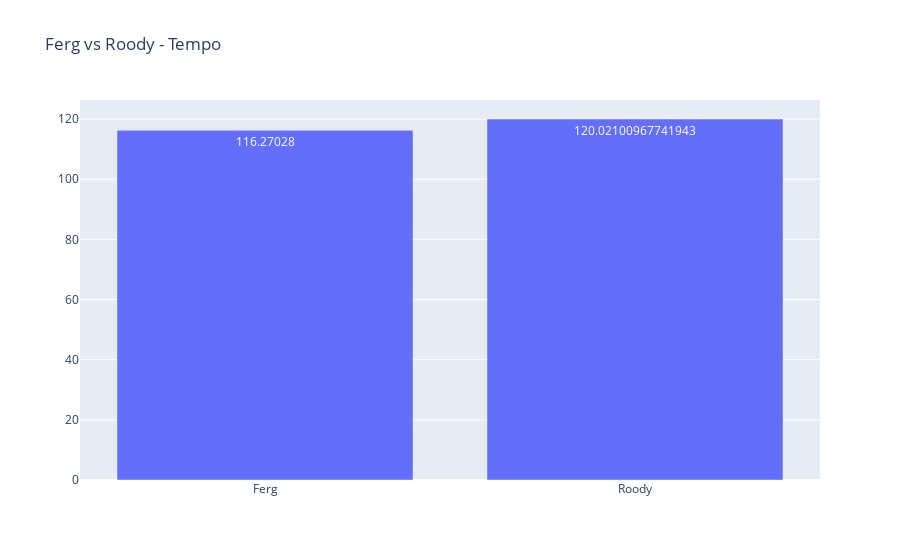

The cell this chart's notebook holds for it:
### Code cell
ferg_tempo = fergie['tempo'].mean()
rr_tempo = roddy_rich['tempo'].mean()
arts = ['Ferg', 'Roody']
fig = go.Figure([go.Bar(x=arts, y=[ferg_tempo,rr_tempo], 
                        text=[ferg_tempo,rr_tempo], textposition='auto')])
fig.update_layout(title_text=f'{arts[0]} vs {arts[1]} - Tempo')
fig.show()

### Figure 1 — Plotly figure (JSON) as saved in the notebook; plotly's stock layout.template omitted (floating-point values rounded to 4 significant figures)
{"data": [{"text": ["116.27028", "120.02100967741943"], "textposition": "auto", "type": "bar", "x": ["Ferg", "Roody"], "y": [116.3, 120.0]}], "layout": {"title": {"text": "Ferg vs Roody - Tempo"}}}
